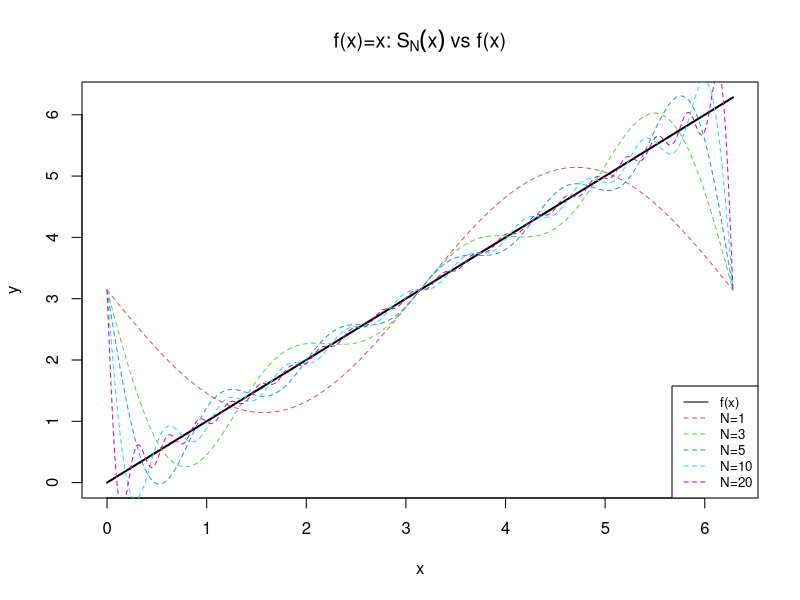
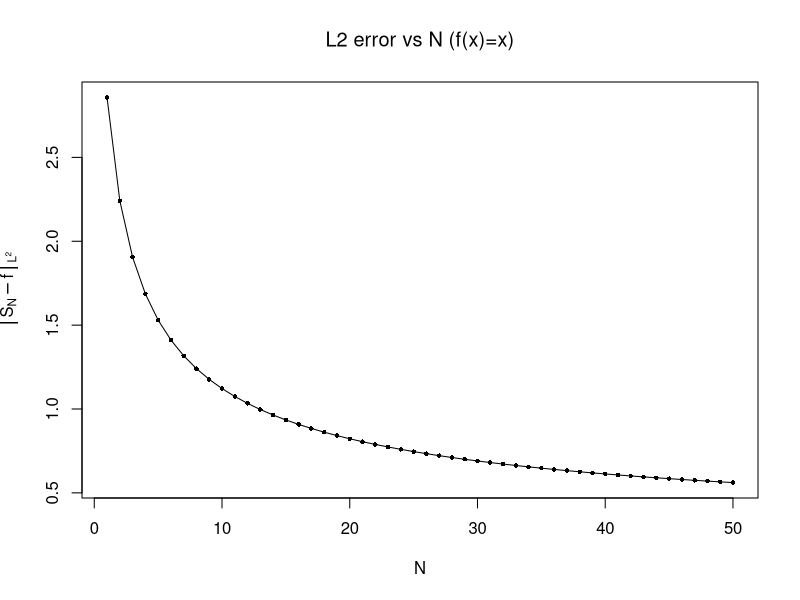
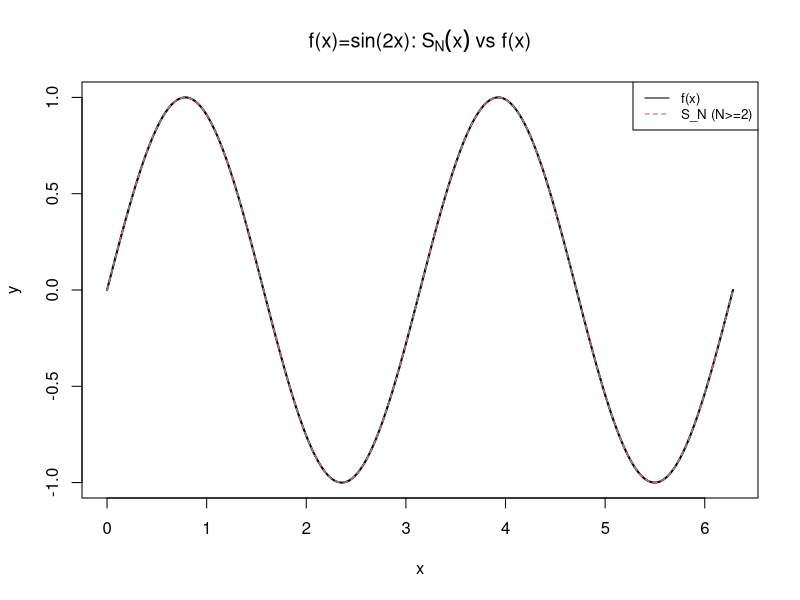
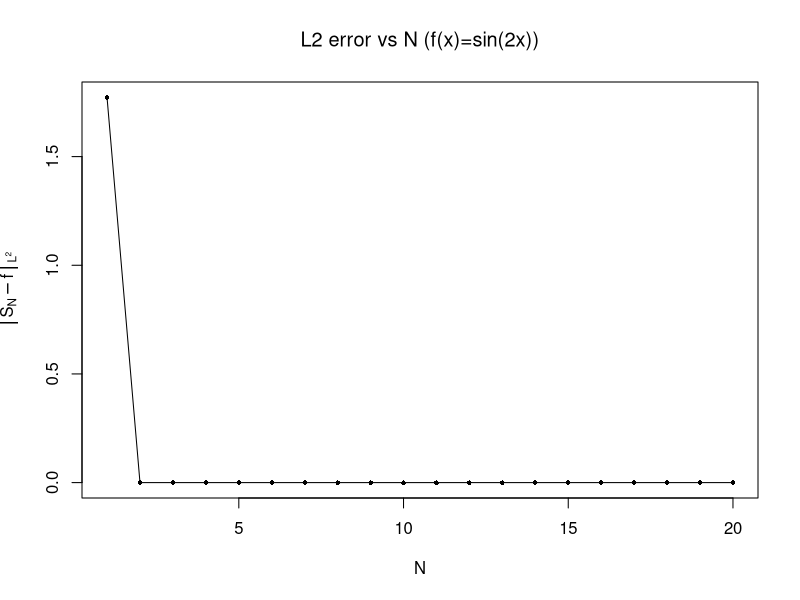
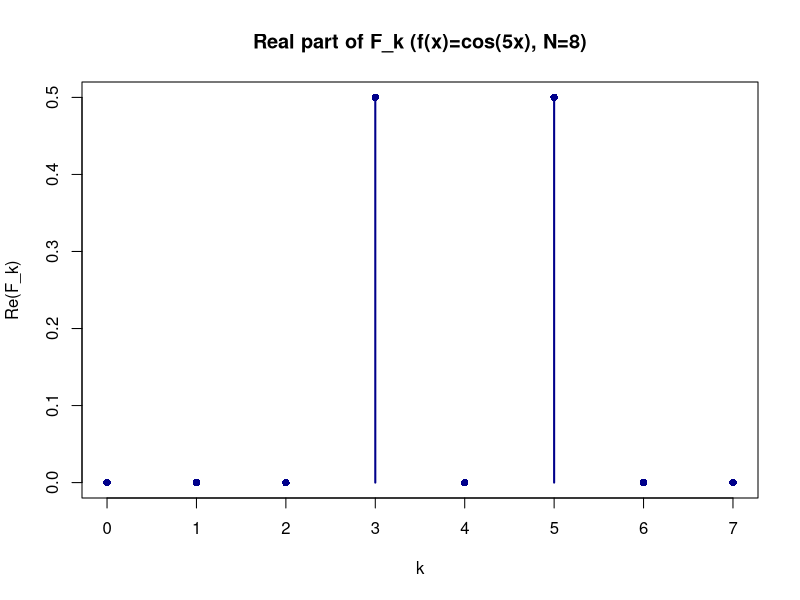
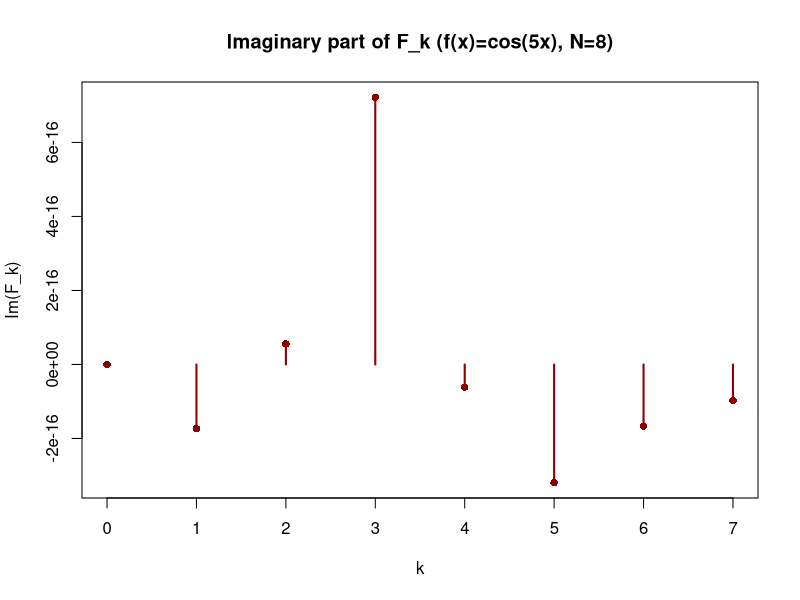
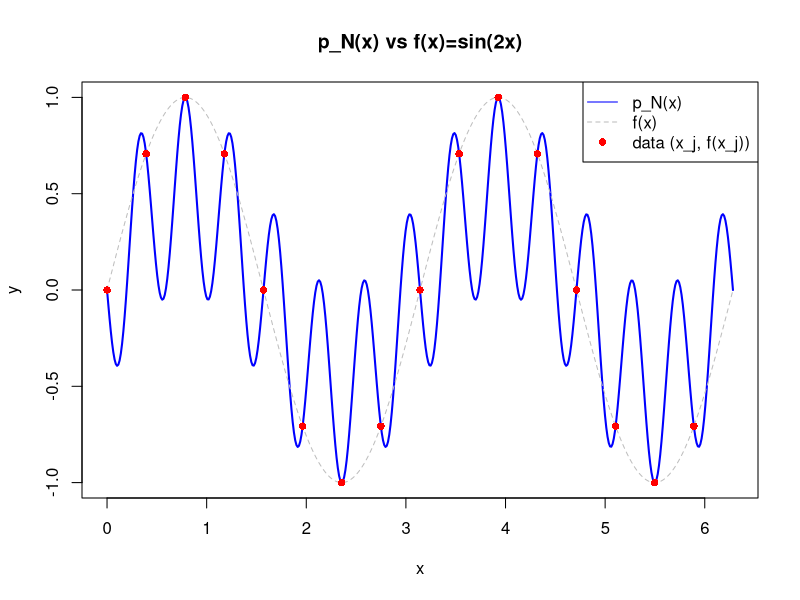
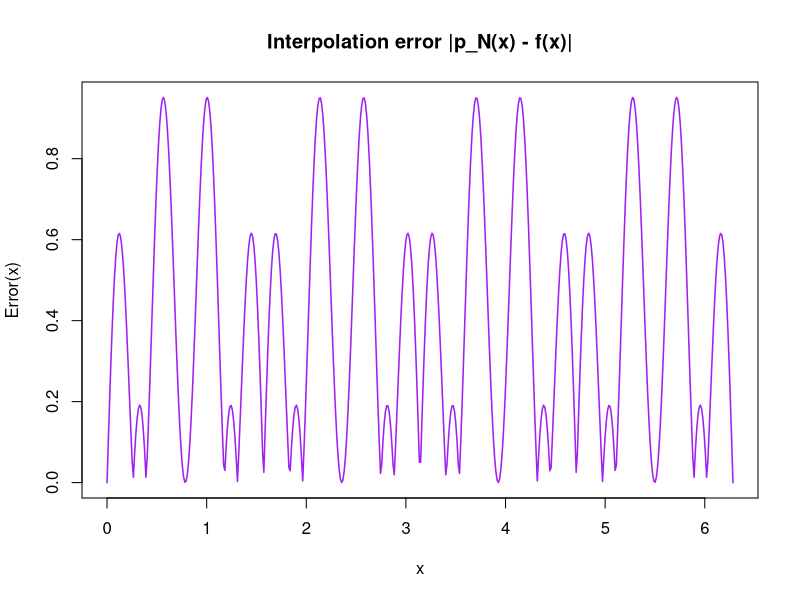

The R source for these figures, in order:
## ---- chunk 1
knitr::opts_chunk$set(echo = TRUE, warning = FALSE, message = FALSE, fig.width = 6, fig.height = 4)
## ---- chunk 2
# Partial sum S_N of Fourier series for f(x) = x on [0, 2*pi]
# S_N(x) = pi - sum_{n=1}^N (2/n) sin(n x)
S_N_x <- function(x, N) {
  if (N < 1) return(rep(pi, length(x)))
  s <- pi
  for (n in 1:N) s <- s - (2 / n) * sin(n * x)
  s
}

# Partial sum for f(x) = sin(2x): just sin(2x) for N >= 2
S_N_sin2x <- function(x, N) {
  if (N < 2) {
    # N=0: zero, N=1: only sin(x) coefficient would be 0 for sin(2x)
    return(rep(0, length(x)))
  }
  sin(2 * x)
}

# L2 norm of (g - f) on [0, 2*pi]: sqrt(integral_0^{2pi} |g(x)-f(x)|^2 dx)
L2_error <- function(g_fun, f_fun, N_vals, x_fun = S_N_x, n_points = 1000) {
  x <- seq(0, 2*pi, length.out = n_points)
  dx <- (2*pi) / (n_points - 1)
  err <- numeric(length(N_vals))
  for (i in seq_along(N_vals)) {
    N <- N_vals[i]
    g <- x_fun(x, N)
    f <- f_fun(x)
    err[i] <- sqrt(sum(abs(g - f)^2) * dx)
  }
  err
}
## ---- chunk 3
# f(x) = x 
x_plot <- seq(0, 2*pi, length.out = 500)
N_vals_plot <- c(1, 3, 5, 10, 20)

# Graph 1: S_N(x) vs f(x) = x
plot(x_plot, x_plot, type = "l", lwd = 2, col = "black",
     xlab = "x", ylab = "y", main = expression("f(x)=x:"~S[N](x)~"vs f(x)"))

# Adding the Fourier series partial sums
for (i in 1:length(N_vals_plot)) {
  N <- N_vals_plot[i]
  lines(x_plot, S_N_x(x_plot, N), col = i + 1, lty = 2)
}

legend("bottomright", legend = c("f(x)", paste0("N=", N_vals_plot)),
       col = c("black", 2:(length(N_vals_plot)+1)), 
       lty = c(1, rep(2, length(N_vals_plot))),
       cex = 0.8)

# Graph 2: L2 error vs N for f(x)=x 
N_seq <- 1:50
err_x <- L2_error(S_N_x, function(x) x, N_seq, x_fun = S_N_x)

plot(N_seq, err_x, type = "o", pch = 16, cex = 0.6,
     xlab = "N", ylab = expression(group("|", S[N]-f, "|")[L^2]),
     main = expression("L2 error vs N (f(x)=x)"))

## ---- chunk 4
# f(x) = sin(2x)

# Graph 1: S_N(x) vs f(x) = sin(2x) 
plot(x_plot, sin(2*x_plot), type = "l", lwd = 2, col = "black",
     xlab = "x", ylab = "y", main = expression("f(x)=sin(2x):"~S[N](x)~"vs f(x)"))

# Adding the Fourier series partial sums
for (N in c(2, 5, 10)) {
  lines(x_plot, S_N_sin2x(x_plot, N), col = N, lty = 2)
}

legend("topright", legend = c("f(x)", "S_N (N>=2)"), 
       col = c("black", 2), lty = c(1, 2), cex = 0.8)

# Graph 2: L2 error vs N for f(x)=sin(2x)
N_seq2 <- 1:20
err_sin2x <- L2_error(S_N_sin2x, function(x) sin(2*x), N_seq2, x_fun = S_N_sin2x)

plot(N_seq2, err_sin2x, type = "o", pch = 16, cex = 0.6,
     xlab = "N", ylab = expression(group("|", S[N]-f, "|")[L^2]),
     main = expression("L2 error vs N (f(x)=sin(2x))"))
## ---- chunk 5
# DFT: F_k = (1/N) sum_{j=0}^{N-1} f(x_j) exp(-1i * k * x_j), x_j = 2*pi*j/N
dft_manual <- function(f_vals) {
  N <- length(f_vals)
  k_vals <- 0:(N - 1)
  F_k <- complex(length(k_vals))
  for (k in k_vals) {
    F_k[k + 1] <- 0
    for (j in 0:(N - 1)) {
      x_j <- 2 * pi * j / N
      F_k[k + 1] <- F_k[k + 1] + f_vals[j + 1] * exp(-1i * k * x_j)
    }
    F_k[k + 1] <- F_k[k + 1] / N
  }
  F_k
}

# Example: f(x) = sin(2x) sampled at N points. For N small, aliasing occurs.
# Another example: f(x) = cos(5x) with N = 8 (few samples) to see aliasing
N_small <- 8
x_nodes <- (0:(N_small - 1)) * (2 * pi / N_small)
f_cos5 <- cos(5 * x_nodes)  # frequency 5 with only 8 points
F_cos5 <- dft_manual(f_cos5)

k_plot <- 0:(N_small - 1)
plot(k_plot, Re(F_cos5), type = "h", lwd = 2, col = "darkblue",
     xlab = "k", ylab = "Re(F_k)", main = "Real part of F_k (f(x)=cos(5x), N=8)")
points(k_plot, Re(F_cos5), pch = 16, col = "darkblue")

plot(k_plot, Im(F_cos5), type = "h", lwd = 2, col = "darkred",
     xlab = "k", ylab = "Im(F_k)", main = "Imaginary part of F_k (f(x)=cos(5x), N=8)")
points(k_plot, Im(F_cos5), pch = 16, col = "darkred")
## ---- chunk 6
# For f(x) = sin(2x): sample at x_j = 2*pi*j/N, compute F_k, then p_N(x) = sum_k F_k exp(i k x)
N <- 16
x_j <- (0:(N - 1)) * (2 * pi / N)
f_vals <- sin(2 * x_j)
F_k <- dft_manual(f_vals)

# Trigonometric interpolant: p_N(x) = sum_{k=0}^{N-1} F_k exp(i k x)
p_N <- function(x, F_k) {
  N <- length(F_k)
  out <- 0 + 0i
  for (k in 0:(N - 1)) {
    out <- out + F_k[k + 1] * exp(1i * k * x)
  }
  Re(out)  # for real data, imaginary part is numerical noise
}

# Verify at nodes: p_N(x_j) should equal f(x_j)
p_at_nodes <- numeric(N)
for (j in 1:N) p_at_nodes[j] <- p_N(x_j[j], F_k)
cat("Max interpolation error at nodes:", max(abs(p_at_nodes - f_vals)), "\n")

# Plot interpolation error over [0, 2*pi]
x_fine <- seq(0, 2*pi, length.out = 500)
f_true <- sin(2 * x_fine)
p_fine <- sapply(x_fine, function(x) p_N(x, F_k))
err_interp <- abs(p_fine - f_true)

plot(x_fine, p_fine, type = "l", col = "blue", lwd = 2,
     xlab = "x", ylab = "y", main = "p_N(x) vs f(x)=sin(2x)")
lines(x_fine, f_true, col = "gray", lty = 2, lwd = 1)
points(x_j, f_vals, pch = 16, col = "red")
legend("topright", legend = c("p_N(x)", "f(x)", "data (x_j, f(x_j))"),
       col = c("blue", "gray", "red"), lty = c(1, 2, NA), pch = c(NA, NA, 16))

plot(x_fine, err_interp, type = "l", col = "purple", lwd = 1.5,
     xlab = "x", ylab = "Error(x)", main = "Interpolation error |p_N(x) - f(x)|")
